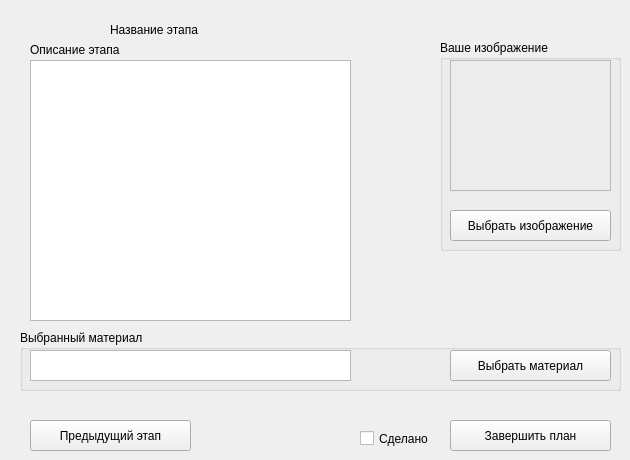
      <widget class="QWidget" name="tab_11">
       <attribute name="title">
        <string>10</string>
       </attribute>
       <widget class="QTextEdit" name="textEdit_22">
        <property name="geometry">
         <rect>
          <x>30</x>
          <y>60</y>
          <width>321</width>
          <height>261</height>
         </rect>
        </property>
       </widget>
       <widget class="QPushButton" name="pushButton_46">
        <property name="geometry">
         <rect>
          <x>450</x>
          <y>420</y>
          <width>161</width>
          <height>31</height>
         </rect>
        </property>
        <property name="text">
         <string>Завершить план</string>
        </property>
       </widget>
       <widget class="QCheckBox" name="checkBox_11">
        <property name="geometry">
         <rect>
          <x>360</x>
          <y>430</y>
          <width>70</width>
          <height>17</height>
         </rect>
        </property>
        <property name="toolTip">
         <string>Если вы уже сделали этот шаг, отметьте &quot;Сделано&quot;</string>
        </property>
        <property name="text">
         <string>Сделано</string>
        </property>
       </widget>
       <widget class="QPushButton" name="pushButton_48">
        <property name="geometry">
         <rect>
          <x>30</x>
          <y>420</y>
          <width>161</width>
          <height>31</height>
         </rect>
        </property>
        <property name="text">
         <string>Предыдущий этап</string>
        </property>
       </widget>
       <widget class="QLabel" name="label_14">
        <property name="geometry">
         <rect>
          <x>110</x>
          <y>4</y>
          <width>421</width>
          <height>51</height>
         </rect>
        </property>
        <property name="text">
         <string>Название этапа</string>
        </property>
        <property name="scaledContents">
         <bool>true</bool>
        </property>
        <property name="wordWrap">
         <bool>true</bool>
        </property>
       </widget>
       <widget class="QGroupBox" name="groupBox_10">
        <property name="geometry">
         <rect>
          <x>20</x>
          <y>330</y>
          <width>601</width>
          <height>61</height>
         </rect>
        </property>
        <property name="title">
         <string>Выбранный материал</string>
        </property>
        <widget class="QTextEdit" name="textEdit_21">
         <property name="geometry">
          <rect>
           <x>10</x>
           <y>20</y>
           <width>321</width>
           <height>31</height>
          </rect>
         </property>
         <property name="readOnly">
          <bool>true</bool>
         </property>
        </widget>
        <widget class="QPushButton" name="pushButton_45">
         <property name="geometry">
          <rect>
           <x>430</x>
           <y>20</y>
           <width>161</width>
           <height>31</height>
          </rect>
         </property>
         <property name="text">
          <string>Выбрать материал</string>
         </property>
        </widget>
       </widget>
       <widget class="QLabel" name="label_31">
        <property name="geometry">
         <rect>
          <x>30</x>
          <y>40</y>
          <width>201</width>
          <height>20</height>
         </rect>
        </property>
        <property name="text">
         <string>Описание этапа</string>
        </property>
       </widget>
       <widget class="QGroupBox" name="groupBox_20">
        <property name="geometry">
         <rect>
          <x>440</x>
          <y>40</y>
          <width>181</width>
          <height>211</height>
         </rect>
        </property>
        <property name="title">
         <string>Ваше изображение</string>
        </property>
        <widget class="QLabel" name="label_13">
         <property name="geometry">
          <rect>
           <x>10</x>
           <y>20</y>
           <width>161</width>
           <height>131</height>
          </rect>
         </property>
         <property name="frameShape">
          <enum>QFrame::StyledPanel</enum>
         </property>
         <property name="text">
          <string/>
         </property>
        </widget>
        <widget class="QPushButton" name="pushButton_47">
         <property name="geometry">
          <rect>
           <x>10</x>
           <y>170</y>
           <width>161</width>
           <height>31</height>
          </rect>
         </property>
         <property name="toolTip">
          <string>Если вы хотите добавить ваше изображение к данному этапу строительства</string>
         </property>
         <property name="text">
          <string>Выбрать изображение</string>
         </property>
        </widget>
       </widget>
      </widget>
